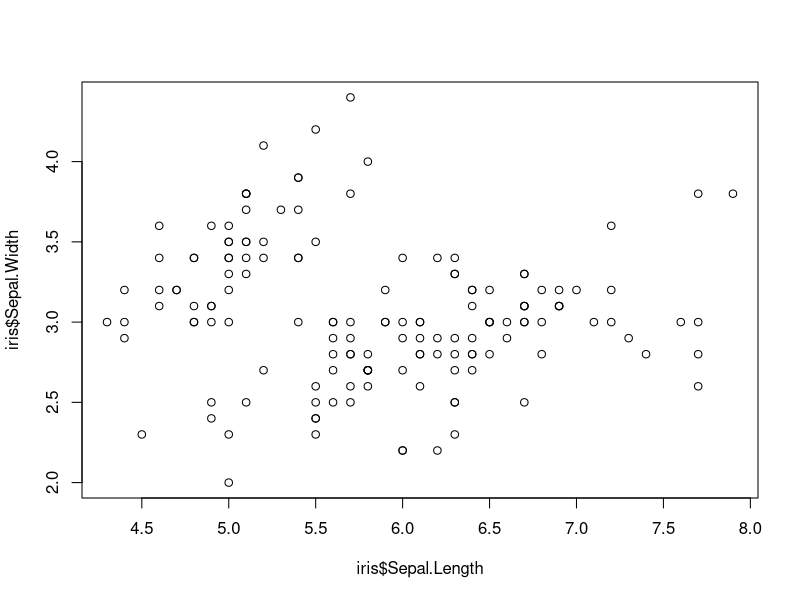
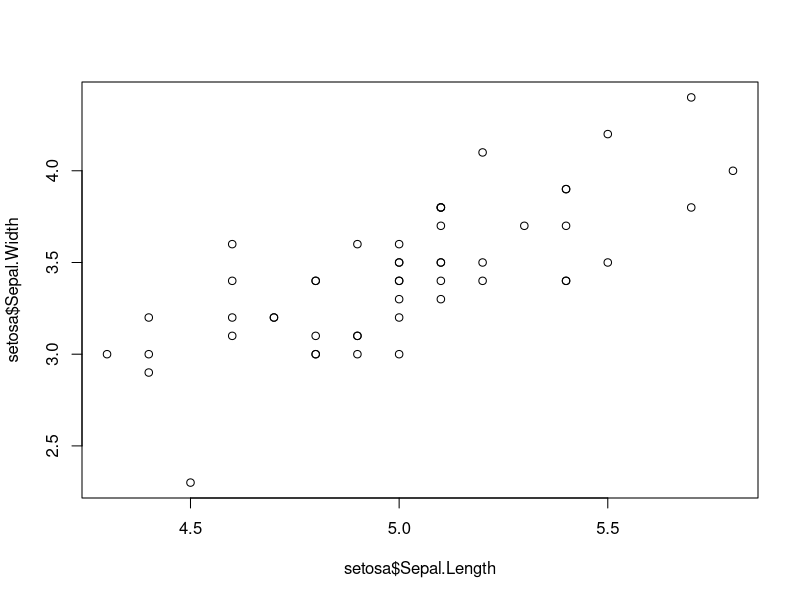
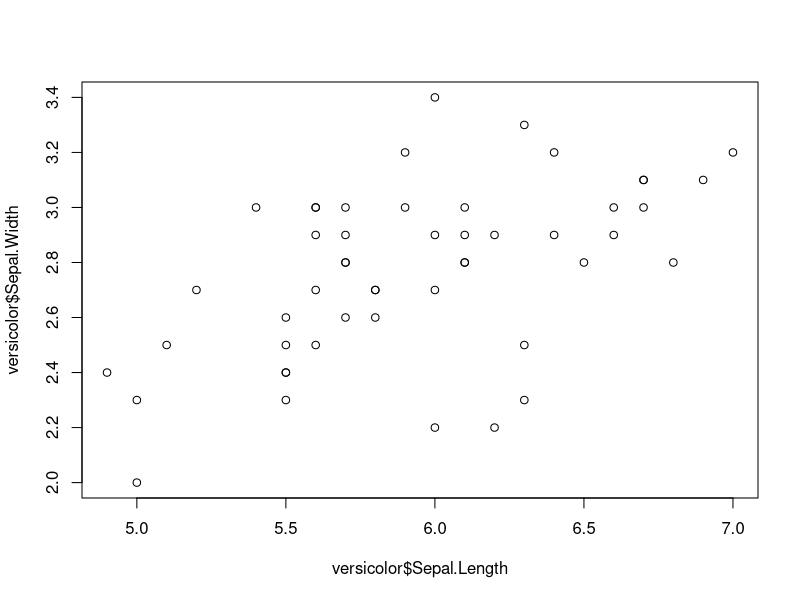
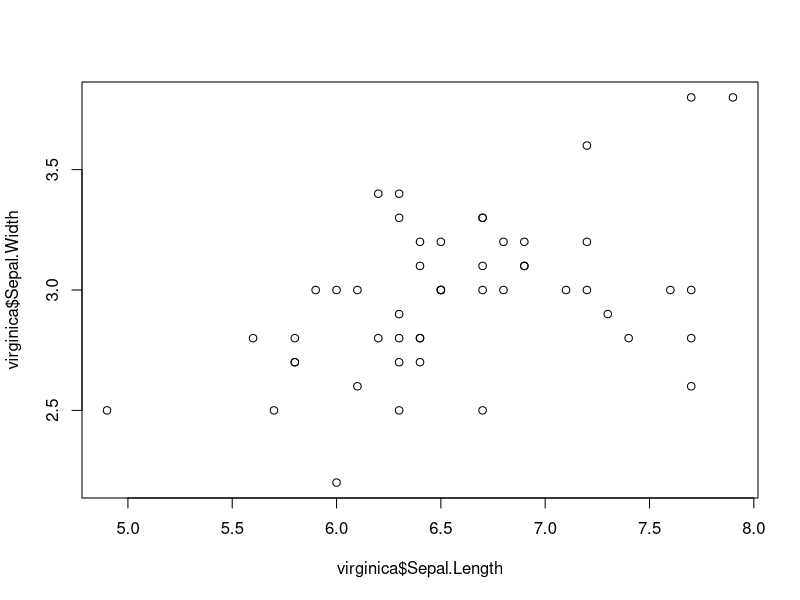
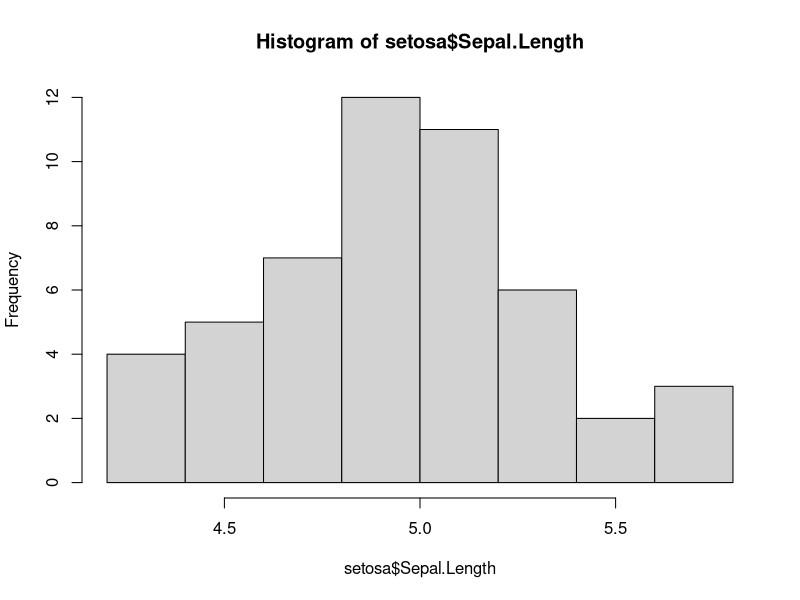
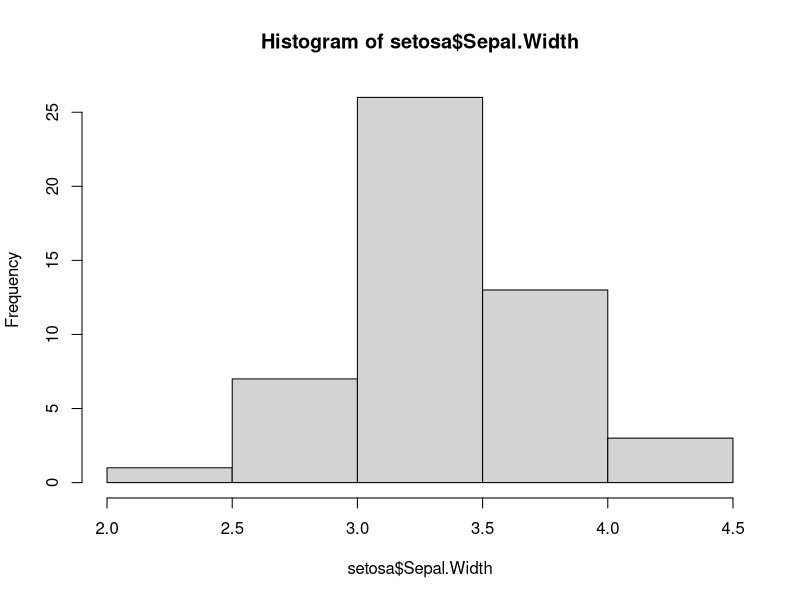
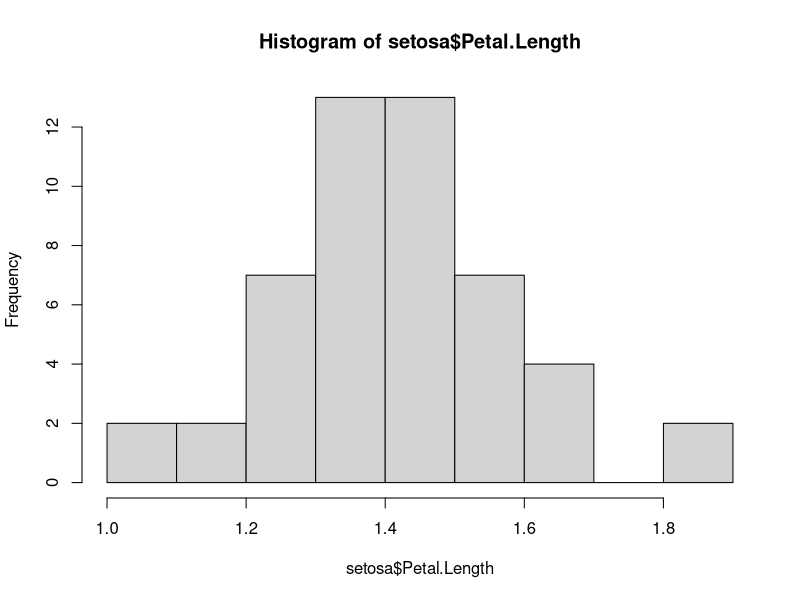
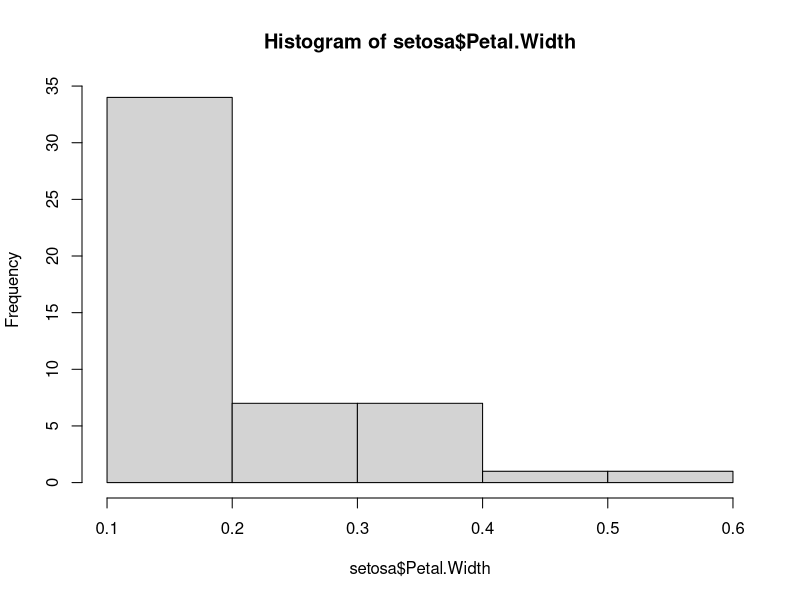

Write the R code that produced these figures, in order.
#################
#  Data import  #
#################

data(iris)

#################################################
#  Task 1: Summary Statistics of each variable  #
#################################################
summary(iris)
################################################
#  Task 2: Summary Statistics of each Species  #
################################################
summary(iris[iris$Species=="virginica",]) 
summary(iris[iris$Species=="setosa",])
summary(iris[iris$Species=="versicolor",])
setosa <- iris[iris$Species=="setosa",] #add subset
versicolor <- iris[iris$Species=="versicolor",] #add subset
virginica <- iris[iris$Species=="virginica",] #add subset
##########################################################################
#  Task 3: Scatter Plot between Sepal.Length and Sepal.Width by species  #
##########################################################################
plot(iris$Sepal.Length,iris$Sepal.Width)
plot(setosa$Sepal.Length,setosa$Sepal.Width)
plot(versicolor$Sepal.Length,versicolor$Sepal.Width)
plot(virginica$Sepal.Length,virginica$Sepal.Width)
##################################################
#  Task 4: Histogram of all variables by Species #
##################################################
hist(setosa$Sepal.Length)
hist(setosa$Sepal.Width)
hist(setosa$Petal.Length)
hist(setosa$Petal.Width)
hist(versicolor$Sepal.Length)
hist(versicolor$Sepal.Width)
hist(versicolor$Petal.Length)
hist(versicolor$Petal.Width)
hist(virginica$Sepal.Length)
hist(virginica$Sepal.Width)
hist(virginica$Petal.Length)
hist(virginica$Petal.Width)
#####################################################
#  Task 5: Density Plot of all variables by Species #
#####################################################
# Kernel Density Plot
d_SeSL <- density(setosa$Sepal.Length) # returns the density data 
plot(d_SeSL) # plots the results
d_SeSW <- density(setosa$Sepal.Width)
plot(d_SeSW)
